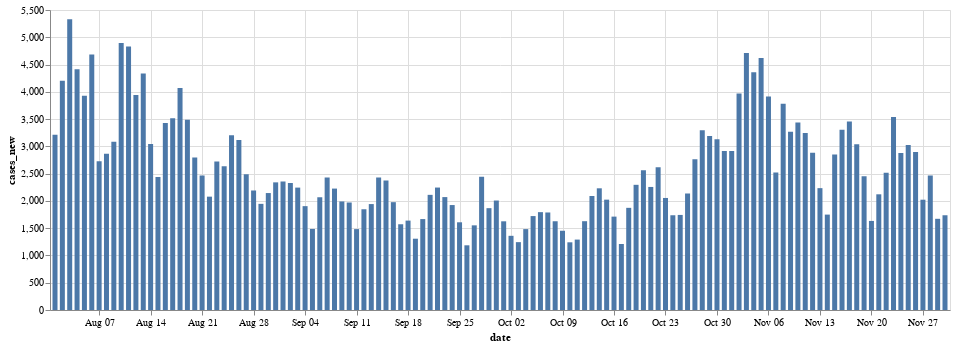

Here is the notebook cell this chart was saved with:
### Code cell
#import required library
#use altair to plot graph visualisation for cleaned_df dataset
import altair as alt

alt.Chart(cleaned_df).mark_bar().encode(
    x = 'date',
    y = 'cases_new',
    #tooltip is to display x and y variables associated "date" and "cases_new" respectively, and also 'holiday' to show the differences.
    tooltip=['date','cases_new']
    
).properties(width=900)

### Figure 1 — Vega-Lite specification as saved in the notebook (floating-point values rounded to 4 significant figures)
{"config": {"view": {"continuousWidth": 400, "continuousHeight": 300}}, "data": {"name": "data-41459867e685b48e3eb20bed6a4e668d"}, "mark": "bar", "encoding": {"tooltip": [{"field": "date", "type": "temporal"}, {"field": "cases_new", "type": "quantitative"}], "x": {"field": "date", "type": "temporal"}, "y": {"field": "cases_new", "type": "quantitative"}}, "width": 900, "$schema": "https://vega.github.io/schema/vega-lite/v4.17.0.json", "datasets": {"data-41459867e685b48e3eb20bed6a4e668d": [{"date": "2022-08-01T00:00:00", "cases_new": 3213}, {"date": "2022-08-02T00:00:00", "cases_new": 4204}, {"date": "2022-08-03T00:00:00", "cases_new": 5330}, {"date": "2022-08-04T00:00:00", "cases_new": 4413}, {"date": "2022-08-05T00:00:00", "cases_new": 3927}, {"date": "2022-08-06T00:00:00", "cases_new": 4684}, {"date": "2022-08-07T00:00:00", "cases_new": 2728}, {"date": "2022-08-08T00:00:00", "cases_new": 2863}, {"date": "2022-08-09T00:00:00", "cases_new": 3083}, {"date": "2022-08-10T00:00:00", "cases_new": 4896}, {"date": "2022-08-11T00:00:00", "cases_new": 4831}, {"date": "2022-08-12T00:00:00", "cases_new": 3943}, {"date": "2022-08-13T00:00:00", "cases_new": 4334}, {"date": "2022-08-14T00:00:00", "cases_new": 3045}, {"date": "2022-08-15T00:00:00", "cases_new": 2437}, {"date": "2022-08-16T00:00:00", "cases_new": 3429}, {"date": "2022-08-17T00:00:00", "cases_new": 3516}, {"date": "2022-08-18T00:00:00", "cases_new": 4071}, {"date": "2022-08-19T00:00:00", "cases_new": 3490}, {"date": "2022-08-20T00:00:00", "cases_new": 2798}, {"date": "2022-08-21T00:00:00", "cases_new": 2464}, {"date": "2022-08-22T00:00:00", "cases_new": 2078}, {"date": "2022-08-23T00:00:00", "cases_new": 2722}, {"date": "2022-08-24T00:00:00", "cases_new": 2636}, {"date": "2022-08-25T00:00:00", "cases_new": 3206}, {"date": "2022-08-26T00:00:00", "cases_new": 3118}, {"date": "2022-08-27T00:00:00", "cases_new": 2491}, {"date": "2022-08-28T00:00:00", "cases_new": 2191}, {"date": "2022-08-29T00:00:00", "cases_new": 1946}, {"date": "2022-08-30T00:00:00", "cases_new": 2144}, {"date": "2022-08-31T00:00:00", "cases_new": 2340}, {"date": "2022-09-01T00:00:00", "cases_new": 2356}, {"date": "2022-09-02T00:00:00", "cases_new": 2328}, {"date": "2022-09-03T00:00:00", "cases_new": 2244}, {"date": "2022-09-04T00:00:00", "cases_new": 1904}, {"date": "2022-09-05T00:00:00", "cases_new": 1486}, {"date": "2022-09-06T00:00:00", "cases_new": 2067}, {"date": "2022-09-07T00:00:00", "cases_new": 2428}, {"date": "2022-09-08T00:00:00", "cases_new": 2226}, {"date": "2022-09-09T00:00:00", "cases_new": 1990}, {"date": "2022-09-10T00:00:00", "cases_new": 1971}, {"date": "2022-09-11T00:00:00", "cases_new": 1483}, {"date": "2022-09-12T00:00:00", "cases_new": 1847}, {"date": "2022-09-13T00:00:00", "cases_new": 1942}, {"date": "2022-09-14T00:00:00", "cases_new": 2431}, {"date": "2022-09-15T00:00:00", "cases_new": 2375}, {"date": "2022-09-16T00:00:00", "cases_new": 1977}, {"date": "2022-09-17T00:00:00", "cases_new": 1572}, {"date": "2022-09-18T00:00:00", "cases_new": 1639}, {"date": "2022-09-19T00:00:00", "cases_new": 1307}, {"date": "2022-09-20T00:00:00", "cases_new": 1667}, {"date": "2022-09-21T00:00:00", "cases_new": 2111}, {"date": "2022-09-22T00:00:00", "cases_new": 2245}, {"date": "2022-09-23T00:00:00", "cases_new": 2070}, {"date": "2022-09-24T00:00:00", "cases_new": 1924}, {"date": "2022-09-25T00:00:00", "cases_new": 1608}, {"date": "2022-09-26T00:00:00", "cases_new": 1186}, {"date": "2022-09-27T00:00:00", "cases_new": 1552}, {"date": "2022-09-28T00:00:00", "cases_new": 2445}, {"date": "2022-09-29T00:00:00", "cases_new": 1867}, {"date": "2022-09-30T00:00:00", "cases_new": 2007}, {"date": "2022-10-01T00:00:00", "cases_new": 1626}, {"date": "2022-10-02T00:00:00", "cases_new": 1360}, {"date": "2022-10-03T00:00:00", "cases_new": 1244}, {"date": "2022-10-04T00:00:00", "cases_new": 1483}, {"date": "2022-10-05T00:00:00", "cases_new": 1722}, {"date": "2022-10-06T00:00:00", "cases_new": 1794}, {"date": "2022-10-07T00:00:00", "cases_new": 1788}, {"date": "2022-10-08T00:00:00", "cases_new": 1627}, {"date": "2022-10-09T00:00:00", "cases_new": 1453}, {"date": "2022-10-10T00:00:00", "cases_new": 1241}, {"date": "2022-10-11T00:00:00", "cases_new": 1291}, {"date": "2022-10-12T00:00:00", "cases_new": 1628}, {"date": "2022-10-13T00:00:00", "cases_new": 2090}, {"date": "2022-10-14T00:00:00", "cases_new": 2231}, {"date": "2022-10-15T00:00:00", "cases_new": 2023}, {"date": "2022-10-16T00:00:00", "cases_new": 1712}, {"date": "2022-10-17T00:00:00", "cases_new": 1210}, {"date": "2022-10-18T00:00:00", "cases_new": 1873}, {"date": "2022-10-19T00:00:00", "cases_new": 2295}, {"date": "2022-10-20T00:00:00", "cases_new": 2561}, {"date": "2022-10-21T00:00:00", "cases_new": 2256}, {"date": "2022-10-22T00:00:00", "cases_new": 2618}, {"date": "2022-10-23T00:00:00", "cases_new": 2054}, {"date": "2022-10-24T00:00:00", "cases_new": 1737}, {"date": "2022-10-25T00:00:00", "cases_new": 1743}, {"date": "2022-10-26T00:00:00", "cases_new": 2136}, {"date": "2022-10-27T00:00:00", "cases_new": 2762}, {"date": "2022-10-28T00:00:00", "cases_new": 3296}, {"date": "2022-10-29T00:00:00", "cases_new": 3189}, {"date": "2022-10-30T00:00:00", "cases_new": 3129}, {"date": "2022-10-31T00:00:00", "cases_new": 2913}, {"date": "2022-11-01T00:00:00", "cases_new": 2913}, {"date": "2022-11-02T00:00:00", "cases_new": 3969}, {"date": "2022-11-03T00:00:00", "cases_new": 4711}, {"date": "2022-11-04T00:00:00", "cases_new": 4360}, {"date": "2022-11-05T00:00:00", "cases_new": 4621}, {"date": "2022-11-06T00:00:00", "cases_new": 3913}, {"date": "2022-11-07T00:00:00", "cases_new": 2521}, {"date": "2022-11-08T00:00:00", "cases_new": 3781}, {"date": "2022-11-09T00:00:00", "cases_new": 3267}, {"date": "2022-11-10T00:00:00", "cases_new": 3436}, {"date": "2022-11-11T00:00:00", "cases_new": 3245}, {"date": "2022-11-12T00:00:00", "cases_new": 2882}, {"date": "2022-11-13T00:00:00", "cases_new": 2234}, {"date": "2022-11-14T00:00:00", "cases_new": 1749}, {"date": "2022-11-15T00:00:00", "cases_new": 2852}, {"date": "2022-11-16T00:00:00", "cases_new": 3304}, {"date": "2022-11-17T00:00:00", "cases_new": 3457}, {"date": "2022-11-18T00:00:00", "cases_new": 3037}, {"date": "2022-11-19T00:00:00", "cases_new": 2450}, {"date": "2022-11-20T00:00:00", "cases_new": 1633}, {"date": "2022-11-21T00:00:00", "cases_new": 2121}, {"date": "2022-11-22T00:00:00", "cases_new": 2516}, {"date": "2022-11-23T00:00:00", "cases_new": 3537}, {"date": "2022-11-24T00:00:00", "cases_new": 2877}, {"date": "2022-11-25T00:00:00", "cases_new": 3024}, {"date": "2022-11-26T00:00:00", "cases_new": 2898}, {"date": "2022-11-27T00:00:00", "cases_new": 2022}, {"date": "2022-11-28T00:00:00", "cases_new": 2465}, {"date": "2022-11-29T00:00:00", "cases_new": 1672}, {"date": "2022-11-30T00:00:00", "cases_new": 1737}]}}
